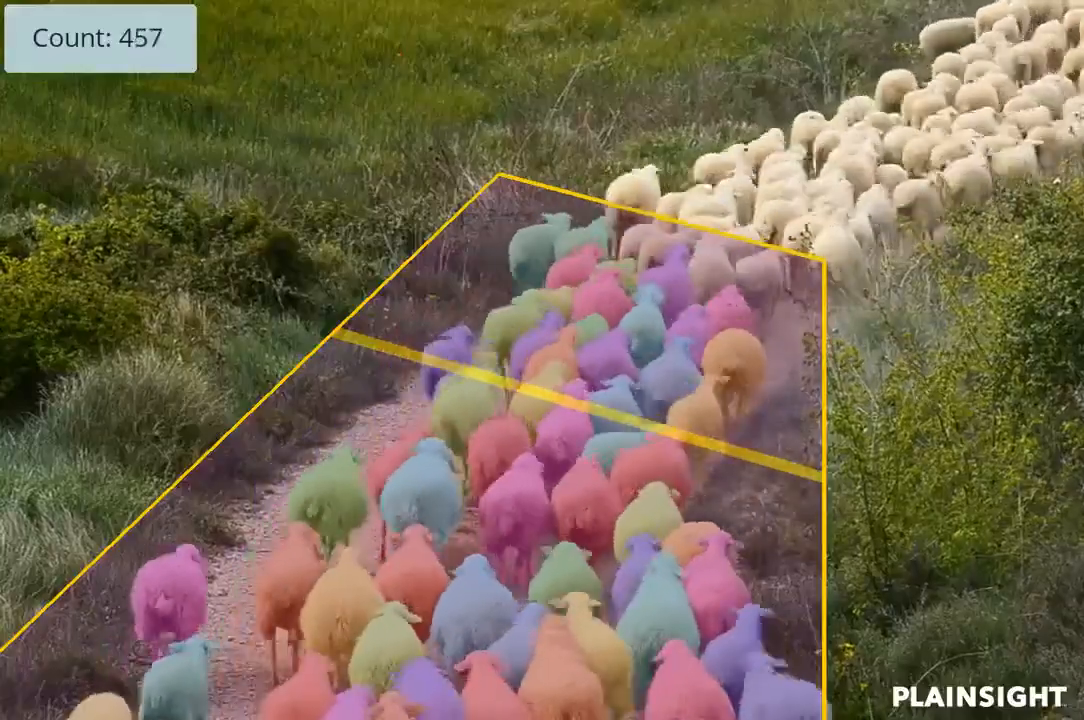
#> input picture frame 47 of video/sheep.mp4, 1084 x 720 px, given in place of vtest.avi, which was not available
$ python test2.py
#> lines starting #> are read from the running program, lines starting #| are printed output that depends on the picture; pictures that were not available may be replaced by others from this repository, and a replacement may not be noted
import cv2

cap = cv2.VideoCapture("./video/vtest.avi")
# substract = cv2.createBackgroundSubtractorMOG2(history=200, varThreshold=100)
# substract = cv2.createBackgroundSubtractorKNN(history=100, detectShadows=False)
success, first_frame = cap.read()
#> first_frame is the input picture: shape (720, 1084, 3); mean B, G, R 81.9, 104.8, 118
first_frameg = cv2.cvtColor(first_frame, cv2.COLOR_BGR2GRAY)
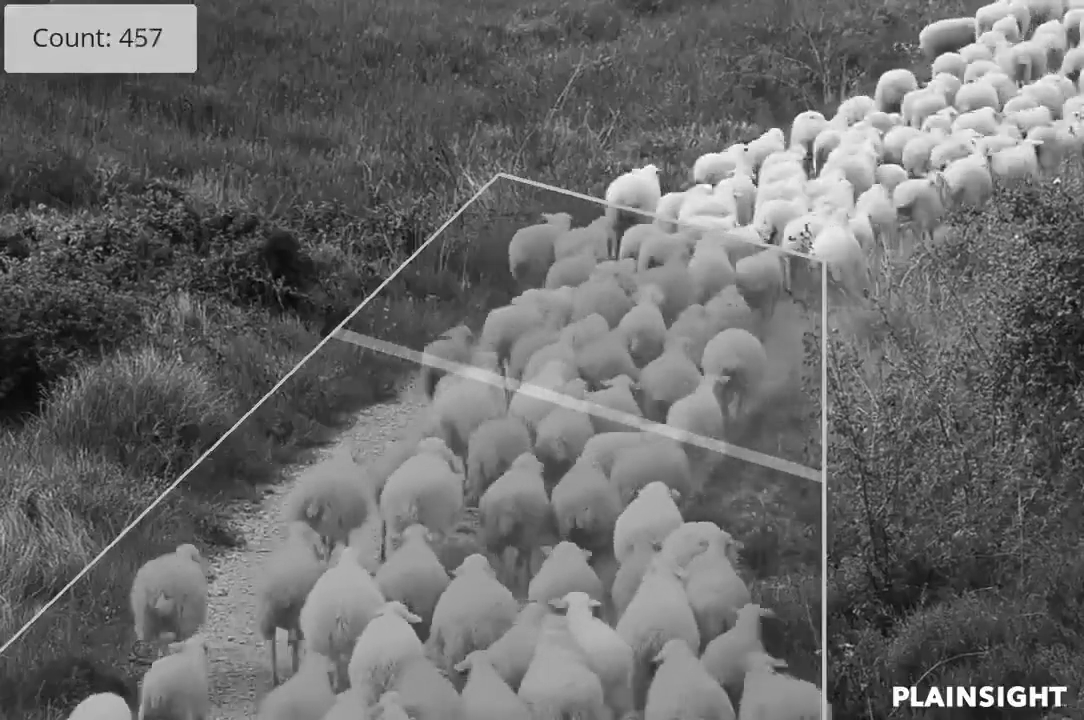
#> first_frameg: shape (720, 1084); min 0, max 255, mean 106.1

while True:
    success, frame = cap.read()
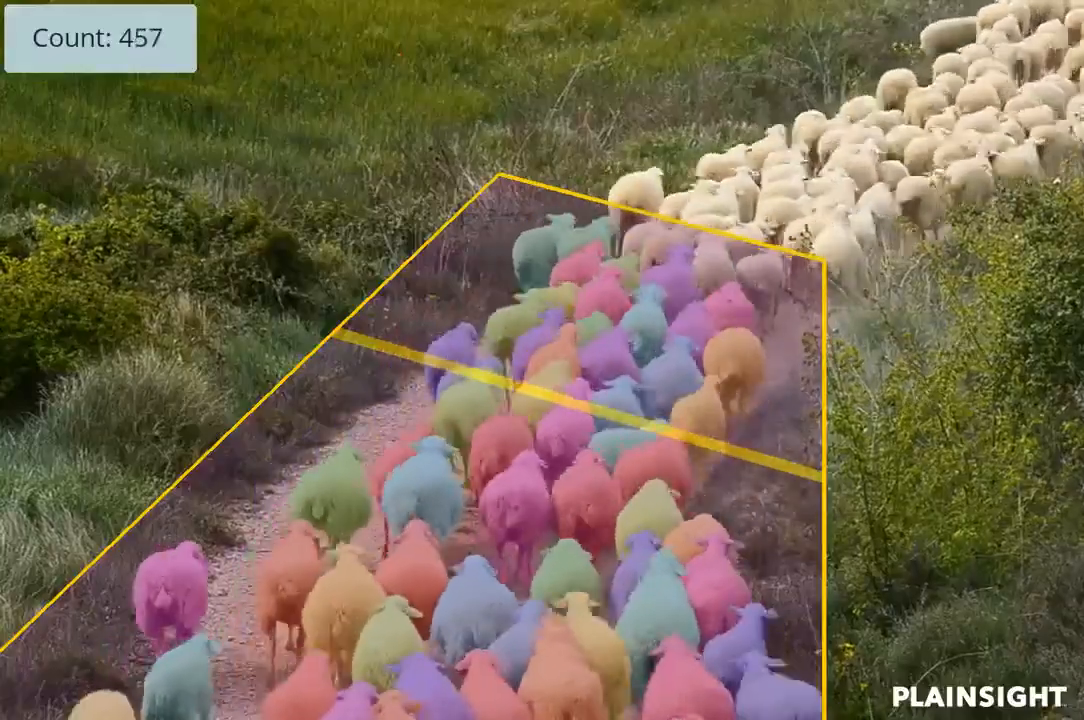
#> input picture frame 48 of video/sheep.mp4, 1084 x 720 px, given in place of vtest.avi, which was not available
#> frame is the input picture: shape (720, 1084, 3); mean B, G, R 81.9, 104.7, 118
    if success:
        grayf = cv2.cvtColor(frame, cv2.COLOR_BGR2GRAY)
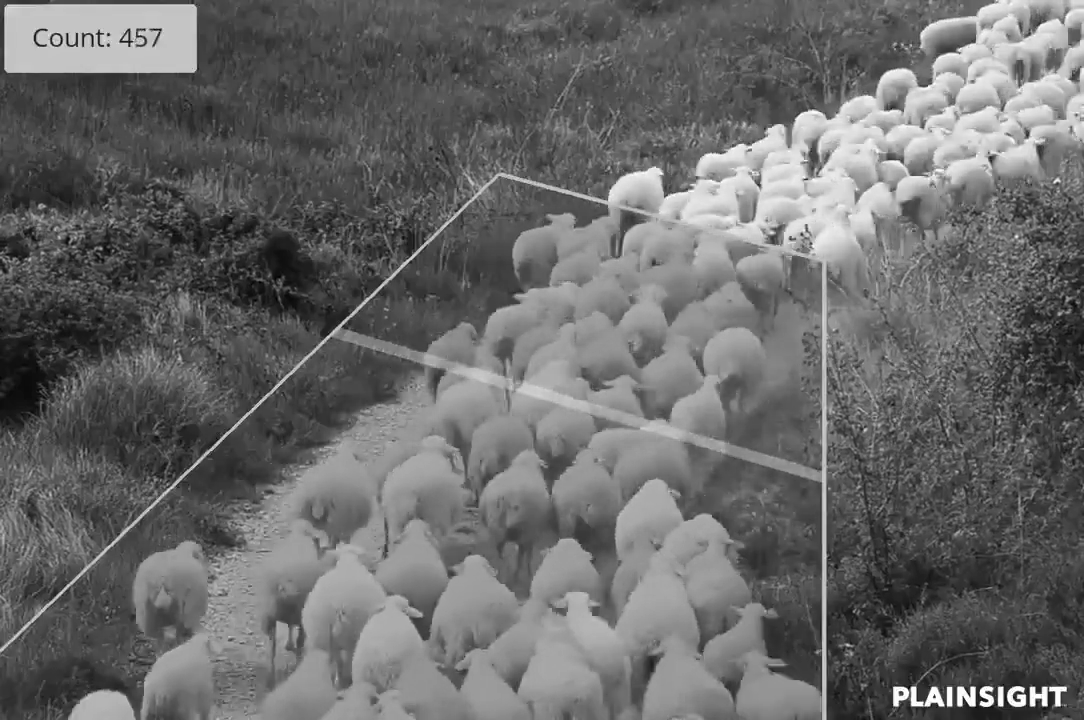
#> grayf: shape (720, 1084); min 0, max 255, mean 106.1
        mask = cv2.absdiff(first_frameg, grayf)
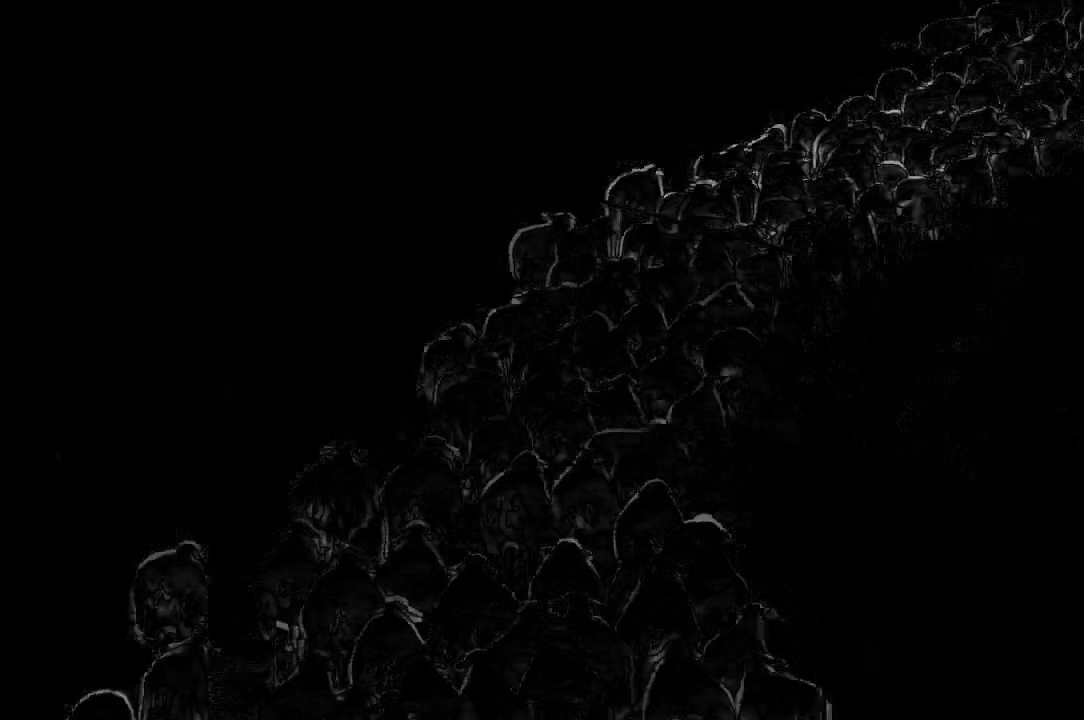
#> mask: shape (720, 1084); min 0, max 178, mean 3.4
        total = sum(sum(mask))
#> total = 130399
        print(total)
#| 130399
        # mask = substract.apply(frame)

        cv2.imshow("cap", frame)
        cv2.imshow("mask", mask)

    if cv2.waitKey(100) & 0xFF == ord("q") or success == False:
#> (key q is pressed here)
        break
    #    cv2.destroyAllWindows()

cap.release()

$ run again, starting later in the video
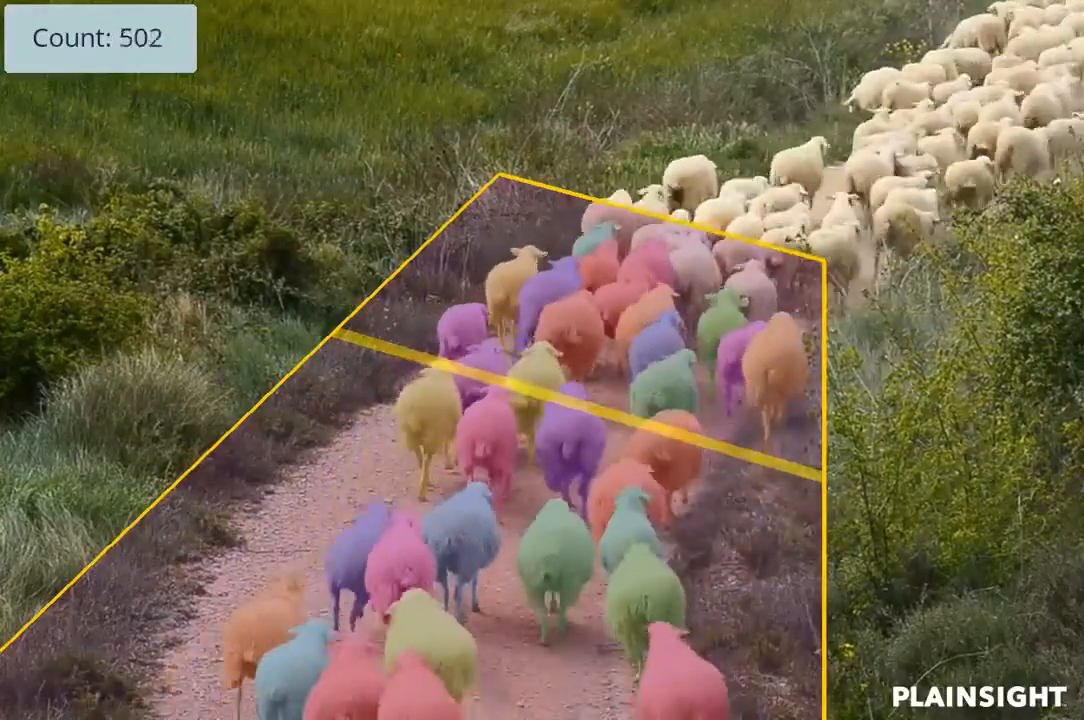
#> input picture frame 214 of video/sheep.mp4, 1084 x 720 px, given in place of vtest.avi, which was not available
#> first_frame is the input picture: shape (720, 1084, 3); mean B, G, R 79.7, 103.8, 117
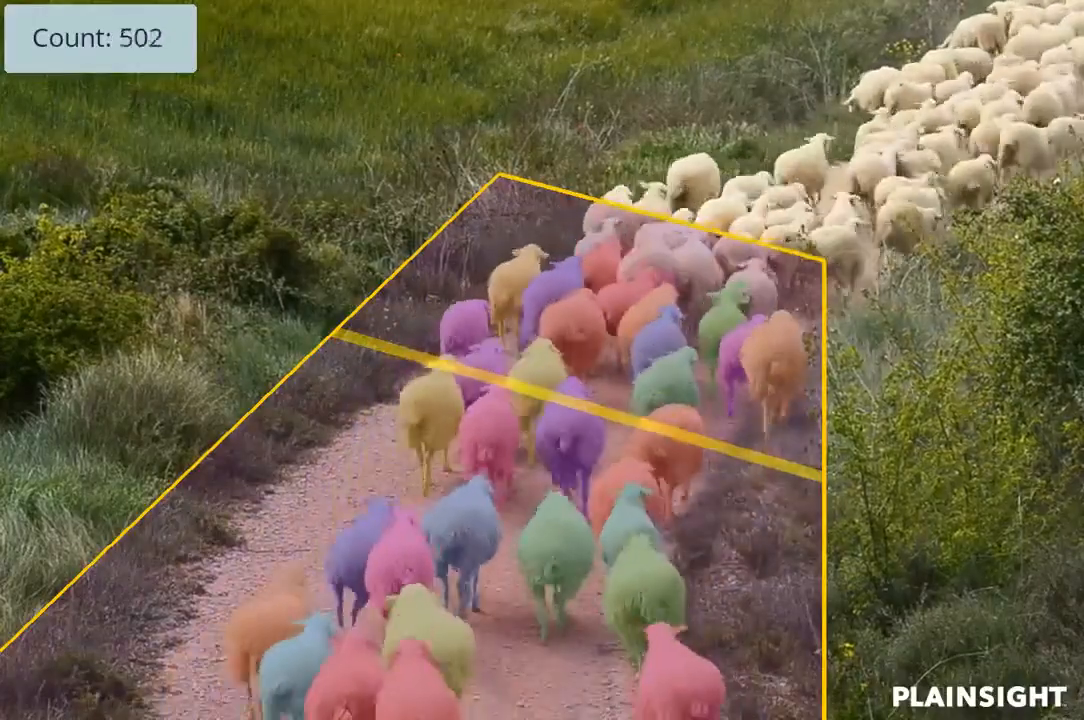
#> input picture frame 215 of video/sheep.mp4, 1084 x 720 px, given in place of vtest.avi, which was not available
#> frame is the input picture: shape (720, 1084, 3); mean B, G, R 79.6, 103.7, 117.1
#> `mask = cv2.absdiff(first_frameg, grayf)`:
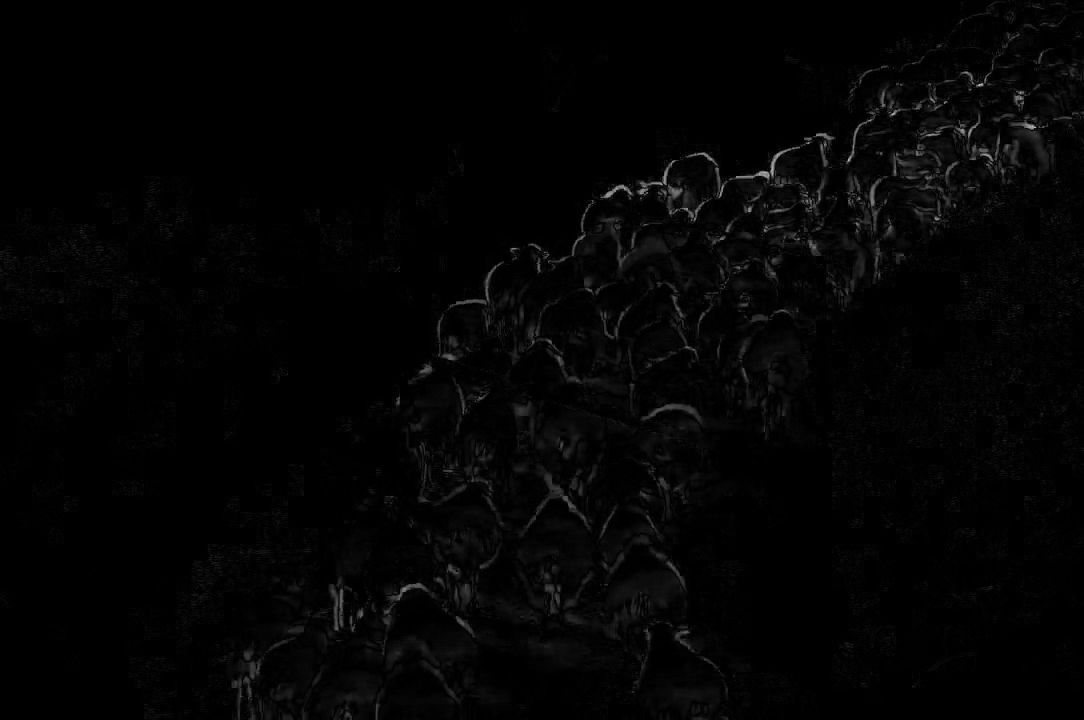
#> mask: shape (720, 1084); min 0, max 195, mean 3.8
#> total = 136473
#| 136473

$ run again, starting later in the video
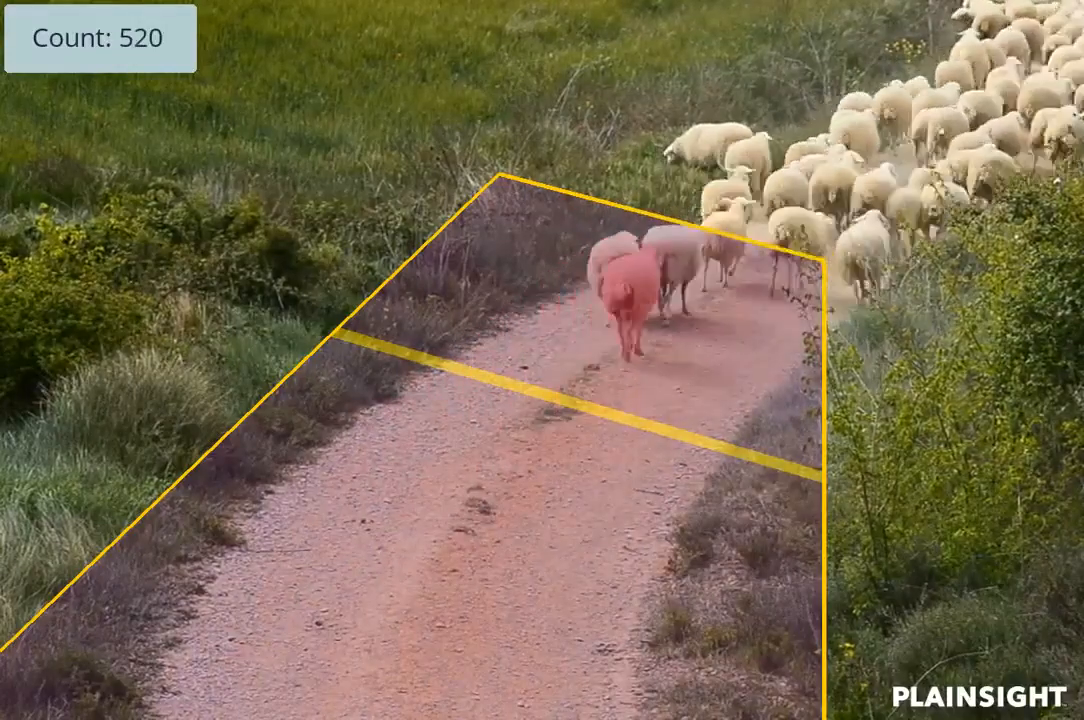
#> input picture frame 380 of video/sheep.mp4, 1084 x 720 px, given in place of vtest.avi, which was not available
#> first_frame is the input picture: shape (720, 1084, 3); mean B, G, R 81.6, 106.8, 120.9
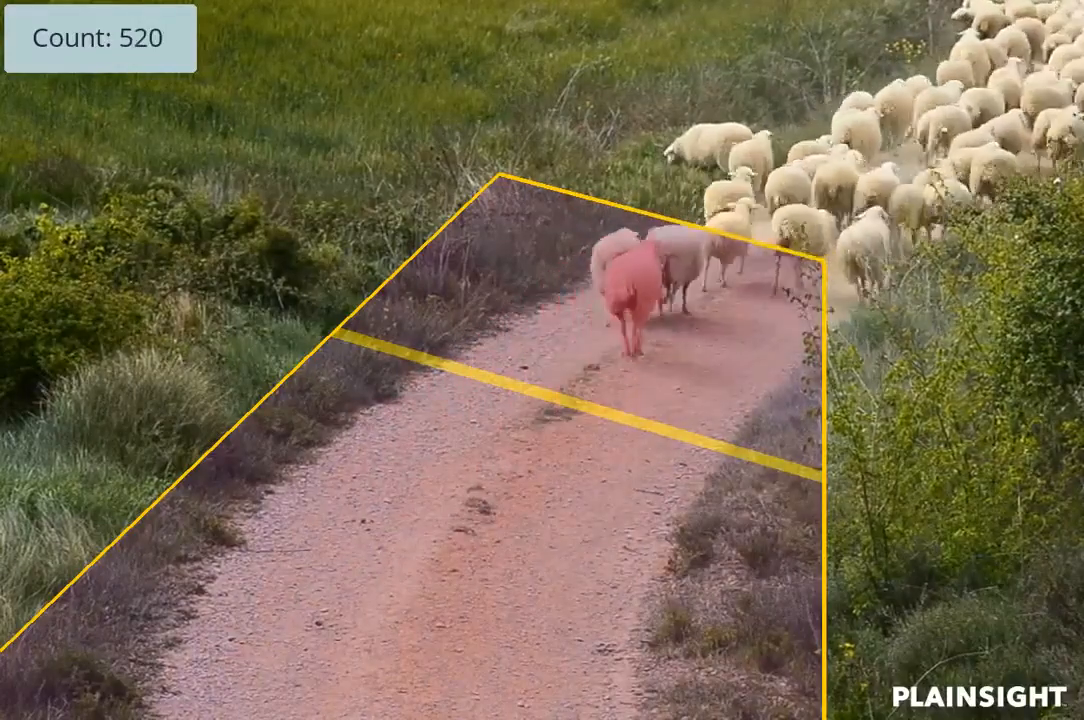
#> input picture frame 381 of video/sheep.mp4, 1084 x 720 px, given in place of vtest.avi, which was not available
#> frame is the input picture: shape (720, 1084, 3); mean B, G, R 81.6, 106.8, 120.9
#> `mask = cv2.absdiff(first_frameg, grayf)`:
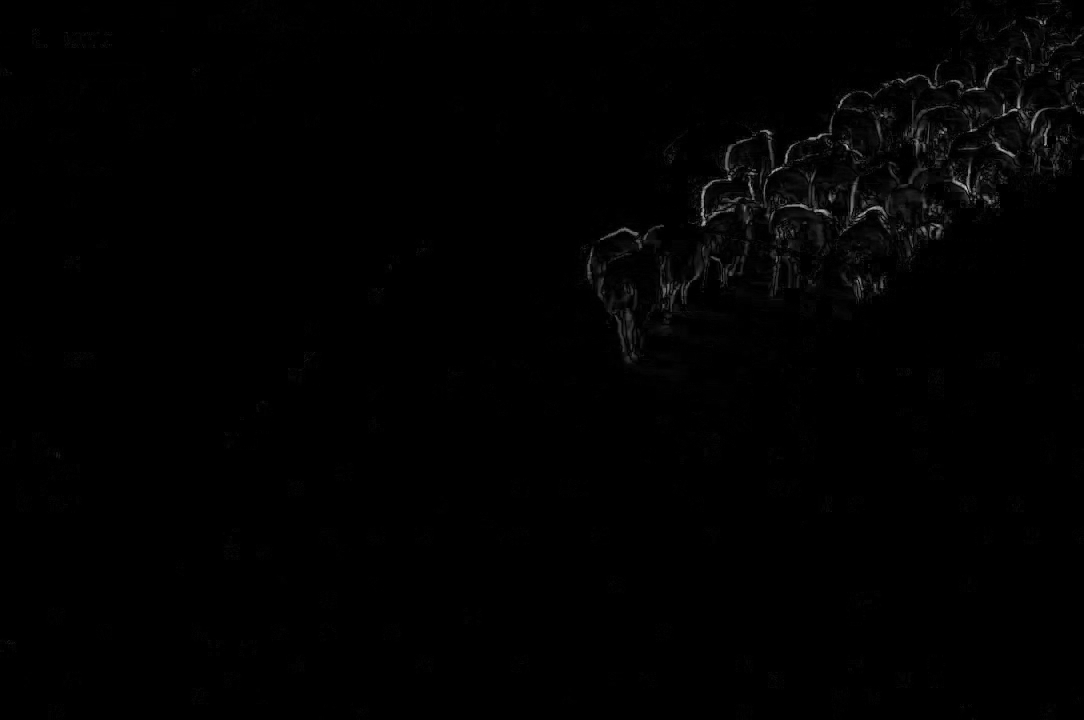
#> mask: shape (720, 1084); min 0, max 194, mean 1.6
#> total = 110990
#| 110990
